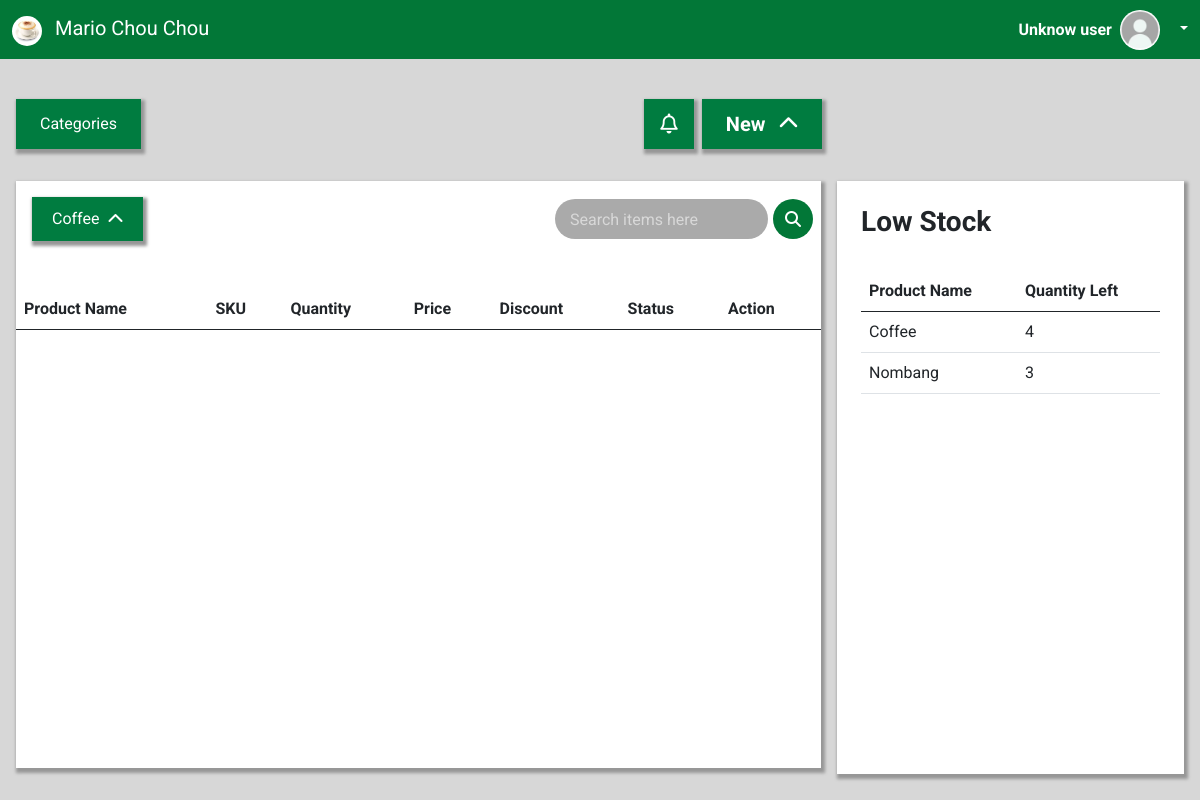
Screenshot of /inventory/ with the database file from the repository.
### pos_app/models.py (models this page shows, shortened)
class Category(models.Model):
    name = models.CharField(max_length=100, unique=True)
    def __str__(self):
        return self.name

class Product(models.Model):
    name = models.CharField(max_length=255)
    sku = models.CharField(max_length=100, unique=True)
    category = models.ForeignKey(Category, on_delete=models.SET_NULL, null=True)
    quantity_in_stock = models.IntegerField()
    price = models.DecimalField(max_digits=10, decimal_places=2)
    image = models.ImageField(upload_to='products/', null=True, blank=True)
    status = models.CharField(max_length=50, choices=[('available', 'Available'), ('out_of_stock', 'Out of Stock')], default="available")
    discount = models.DecimalField(max_digits=10, decimal_places=2, default=0.00, null=True)
    created_at = models.DateTimeField(auto_now_add=True)

### pos_app/views.py (the view)
# urls.py: path('inventory/', views.inventory_view, name='inventory'),
def inventory_view(request):
    categories = Category.objects.all()
    for category in categories:
        print(f'Category name: {category.name}, Category ID: {category.id}')
    products = Product.objects.all()
    if not products.exists():  # Check if no products exist
        print('Product is empty.')
    else:
        for product in products:
            print(f"Product ID: {product.id}, Product Name: {product.name}, Category: {product.category}, quanity: {product.quantity_in_stock}, dicount: {product.discount} status: {product.status}")
    low_stock_quantity = Product.objects.filter(quantity_in_stock__lte = 5)
    if not low_stock_quantity.exists():
        print('No product has low quantity')
    else:
        for low_stock in low_stock_quantity:
            print(f"low stock product : {low_stock.name}")
    return render(request, 'pos_app/inventory.html', {
        'categories': categories,
        'products': products,
        'low_stock_quantity' : low_stock_quantity
        })

### pos_app/templates/pos_app/inventory.html (shortened to what this page needs)
{% extends "pos_app/base.html" %}
{% block content %}
<div class="inventory_container d-flex mt-4">
    <section class="product_section d-flex m-3 me-2 justify-content-between">
        <div id="categoriess" class="btn-new shadow-new text-white px-4 py-2 d-flex align-items-center">
            <a class="" href="#" role="button" id="" data-bs-toggle="" aria-expanded="false">
                Categories
              </a>
        </div>
        <div class="d-flex ">
            <div class="btn-new py-2 me-2 px-3 shadow-new d-flex align-items-center position-relative">
                <i class="fa-regular fa-bell text-white fs-5" id="notif_fa-bell_btn" style="cursor: pointer !important;">
                </i>
            </div>
            <div class="custom-dropdown btn-new  text-white shadow-new">
                <button class="custom-dropdown-btn fs-5 px-4" id="new_pro_or_cate">
                    <span class="fs-5 fw-bold">New</span>
                    <i class="fa-solid fa-chevron-up ms-2" id="dropdownIcon_new"></i>
                </button>
            </div>
        </div>
    </section>
    <section class="low_stock_section d-flex m-3 ms-2">
    </section>
</div>
<div class="d-flex mt-0 p-0">
    <section class="product_section d-flex flex-column m-3 me-2 justify-content-between  shadow-new bg-white"  style="height: 100% !important; ">
        <div class="d-flex justify-content-between w-100">
            <div class="custom-dropdown shadow-new btn-new m-3">
                <button class="custom-dropdown-btn d-flex align-items-center justify-content-between" id="dropdownBtn">
                    <span id="selectedCategory_normal" data-category_id_normal="{{categories.0.id}}">
                        {% if categories %}
                            {{ categories.0.name }}
                        {% else %}
                            Category
                        {% endif %}
                    </span>
                    <i class="fa-solid fa-chevron-up ms-2" id="dropdownIcon"></i>
                </button>
            </div>
            <div class="d-flex align-items-center ms-3 me-2">
                <input class="text-white"
                    id="search"
                    type="text"
                    placeholder="Search items here"
                    style="height: 40px; border-radius: 20px; background-color: rgb(170, 170, 170); padding: 0 15px; border: none; cursor: pointer; color: white;" />
                <button type="button"
                    style="background-color: rgb(2, 119, 55); border: none; border-radius: 50%; padding: 10px; margin-left: 5px; display: flex; align-items: center; justify-content: center; height: 40px; width: 40px; cursor: pointer;">
                    <i class="fa-solid fa-magnifying-glass text-white"></i>
                </button>
            </div>
        </div>
        <div class="low_stock_table_container_listt mt-4 pt-2" style="height: 487px !important; overflow-y: auto !important">
            <table class="table table-hover position-relative"  >
                <thead>
                    <tr>
                        <th>Product Name</th>
                        <th>SKU</th>
                        <th>Quantity</th>
                        <th>Price</th>
                        <th>Discount</th>
                        <th>Status</th>
                        <th>Action</th>
                    </tr>
                </thead>
            </table>
        </div>
    </section>
    <section class="low_stock_section d-flex flex-column m-3 ms-2 p-4 shadow-new bg-white" style="height: 100% !important; ">
                <h1 class="text-start fs-3 fw-bold ">Low Stock</h1>
                <div class="low_stock_table_container mt-4 pt-2" style="height: 487px !important; overflow-y: auto !important">
                    <table class="table table-hover position-relative"  >
                        <thead>
                            <tr>
                                <th>Product Name</th>
                                <th>Quantity Left</th>
                            </tr>
                        </thead>
                        <tbody class="overflow-auto">
                            {% if low_stock_quantity %}
                                {% for low_stock in low_stock_quantity %}
                                    <tr>
                                        <td>{{low_stock.name}}</td>
                                        <td>{{low_stock.quantity_in_stock}}</td>
                                    </tr>
                                {% endfor %}
                            {%else%}
                                    <td colspan="2">No products are low on stock.</td>
                            {% endif %}
                        </tbody>
                    </table>
                </div>
    </section>
</div>
{% endblock content %}

### pos_app/static/pos_app/css/style.css (style rules this page uses)
.btn-new { background-color: #007C40 !important; }
.shadow-new { box-shadow: 2px 3px 3px 2px rgb(151, 151, 151) !important; }
.inventory_container { width: 100% !important; }
.product_section { width: 70% !important; }
.low_stock_section { width: 30% !important; }
.custom-dropdown { position: relative; display: inline-block; }
.custom-dropdown-btn { background-color: #007C40; color: white; padding: 10px 20px; border: none; border-radius: 5px; cursor: pointer; }
.custom-dropdown-btn i { transition: all 0.3s ease; }
input::placeholder { color: rgb(216, 216, 216) !important; }

### pos_app/templates/pos_app/base.html (style rules this page uses)
body, html { font-family: "Roboto", sans-serif; background-color: #D7D7D7 !important; }

### rows the page displays
Category: name "Coffee"
Product: name "Coffee", quantity_in_stock "4"
Product: name "Nombang", quantity_in_stock "3"
